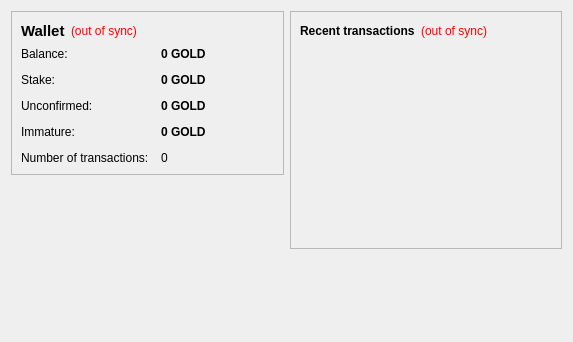
<?xml version="1.0" encoding="UTF-8"?>
<ui version="4.0">
 <class>OverviewPage</class>
 <widget class="QWidget" name="OverviewPage">
  <property name="geometry">
   <rect>
    <x>0</x>
    <y>0</y>
    <width>573</width>
    <height>342</height>
   </rect>
  </property>
  <property name="windowTitle">
   <string>Form</string>
  </property>
  <layout class="QHBoxLayout" name="horizontalLayout" stretch="1,1">
   <item>
    <layout class="QVBoxLayout" name="verticalLayout_2">
     <item>
      <widget class="QFrame" name="frame">
       <property name="frameShape">
        <enum>QFrame::StyledPanel</enum>
       </property>
       <property name="frameShadow">
        <enum>QFrame::Raised</enum>
       </property>
       <layout class="QVBoxLayout" name="verticalLayout_4">
        <item>
         <layout class="QHBoxLayout" name="horizontalLayout_4">
          <item>
           <widget class="QLabel" name="label_5">
            <property name="font">
             <font>
              <pointsize>11</pointsize>
              <weight>75</weight>
              <bold>true</bold>
             </font>
            </property>
            <property name="text">
             <string>Wallet</string>
            </property>
           </widget>
          </item>
          <item>
           <widget class="QLabel" name="labelWalletStatus">
            <property name="toolTip">
             <string>The displayed information may be out of date. Your wallet automatically synchronizes with the BitGold network after a connection is established, but this process has not completed yet.</string>
            </property>
            <property name="styleSheet">
             <string notr="true">QLabel { color: red; }</string>
            </property>
            <property name="text">
             <string notr="true">(out of sync)</string>
            </property>
            <property name="alignment">
             <set>Qt::AlignLeading|Qt::AlignLeft|Qt::AlignVCenter</set>
            </property>
           </widget>
          </item>
          <item>
           <spacer name="horizontalSpacer_2">
            <property name="orientation">
             <enum>Qt::Horizontal</enum>
            </property>
            <property name="sizeHint" stdset="0">
             <size>
              <width>40</width>
              <height>20</height>
             </size>
            </property>
           </spacer>
          </item>
         </layout>
        </item>
        <item>
         <layout class="QFormLayout" name="formLayout_2">
          <property name="fieldGrowthPolicy">
           <enum>QFormLayout::AllNonFixedFieldsGrow</enum>
          </property>
          <property name="horizontalSpacing">
           <number>12</number>
          </property>
          <property name="verticalSpacing">
           <number>12</number>
          </property>
          <item row="0" column="0">
           <widget class="QLabel" name="label">
            <property name="text">
             <string>Balance:</string>
            </property>
           </widget>
          </item>
          <item row="0" column="1">
           <widget class="QLabel" name="labelBalance">
            <property name="font">
             <font>
              <weight>75</weight>
              <bold>true</bold>
             </font>
            </property>
            <property name="cursor">
             <cursorShape>IBeamCursor</cursorShape>
            </property>
            <property name="toolTip">
             <string>Your current balance</string>
            </property>
            <property name="text">
             <string notr="true">0 GOLD</string>
            </property>
            <property name="textInteractionFlags">
             <set>Qt::LinksAccessibleByMouse|Qt::TextSelectableByKeyboard|Qt::TextSelectableByMouse</set>
            </property>
           </widget>
          </item>
          <item row="1" column="0">
           <widget class="QLabel" name="label_6">
            <property name="text">
             <string>Stake:</string>
            </property>
           </widget>
          </item>
          <item row="1" column="1">
           <widget class="QLabel" name="labelStake">
            <property name="font">
             <font>
              <weight>75</weight>
              <bold>true</bold>
             </font>
            </property>
            <property name="cursor">
             <cursorShape>IBeamCursor</cursorShape>
            </property>
            <property name="toolTip">
             <string>Total of coins that was staked, and do not yet count toward the current balance</string>
            </property>
            <property name="text">
             <string notr="true">0 GOLD</string>
            </property>
            <property name="textInteractionFlags">
             <set>Qt::LinksAccessibleByMouse|Qt::TextSelectableByKeyboard|Qt::TextSelectableByMouse</set>
            </property>
           </widget>
          </item>
          <item row="2" column="0">
           <widget class="QLabel" name="label_3">
            <property name="text">
             <string>Unconfirmed:</string>
            </property>
           </widget>
          </item>
          <item row="2" column="1">
           <widget class="QLabel" name="labelUnconfirmed">
            <property name="font">
             <font>
              <weight>75</weight>
              <bold>true</bold>
             </font>
            </property>
            <property name="cursor">
             <cursorShape>IBeamCursor</cursorShape>
            </property>
            <property name="toolTip">
             <string>Total of transactions that have yet to be confirmed, and do not yet count toward the current balance</string>
            </property>
            <property name="text">
             <string notr="true">0 GOLD</string>
            </property>
            <property name="textInteractionFlags">
             <set>Qt::LinksAccessibleByMouse|Qt::TextSelectableByKeyboard|Qt::TextSelectableByMouse</set>
            </property>
           </widget>
          </item>
          <item row="3" column="0">
           <widget class="QLabel" name="labelImmatureText">
            <property name="text">
             <string>Immature:</string>
            </property>
           </widget>
          </item>
          <item row="3" column="1">
           <widget class="QLabel" name="labelImmature">
            <property name="font">
             <font>
              <weight>75</weight>
              <bold>true</bold>
             </font>
            </property>
            <property name="toolTip">
             <string>Mined balance that has not yet matured</string>
            </property>
            <property name="text">
             <string notr="true">0 GOLD</string>
            </property>
            <property name="textInteractionFlags">
             <set>Qt::LinksAccessibleByMouse|Qt::TextSelectableByKeyboard|Qt::TextSelectableByMouse</set>
            </property>
           </widget>
          </item>
          <item row="4" column="0">
           <widget class="QLabel" name="label_2">
            <property name="text">
             <string>Number of transactions:</string>
            </property>
           </widget>
          </item>
          <item row="4" column="1">
           <widget class="QLabel" name="labelNumTransactions">
            <property name="toolTip">
             <string>Total number of transactions in wallet</string>
            </property>
            <property name="text">
             <string notr="true">0</string>
            </property>
           </widget>
          </item>
         </layout>
        </item>
       </layout>
      </widget>
     </item>
     <item>
      <spacer name="verticalSpacer">
       <property name="orientation">
        <enum>Qt::Vertical</enum>
       </property>
       <property name="sizeHint" stdset="0">
        <size>
         <width>20</width>
         <height>40</height>
        </size>
       </property>
      </spacer>
     </item>
    </layout>
   </item>
   <item>
    <layout class="QVBoxLayout" name="verticalLayout_3">
     <item>
      <widget class="QFrame" name="frame_2">
       <property name="frameShape">
        <enum>QFrame::StyledPanel</enum>
       </property>
       <property name="frameShadow">
        <enum>QFrame::Raised</enum>
       </property>
       <layout class="QVBoxLayout" name="verticalLayout">
        <item>
         <layout class="QHBoxLayout" name="horizontalLayout_2">
          <item>
           <widget class="QLabel" name="label_4">
            <property name="text">
             <string>&lt;b&gt;Recent transactions&lt;/b&gt;</string>
            </property>
           </widget>
          </item>
          <item>
           <widget class="QLabel" name="labelTransactionsStatus">
            <property name="toolTip">
             <string>The displayed information may be out of date. Your wallet automatically synchronizes with the BitGold network after a connection is established, but this process has not completed yet.</string>
            </property>
            <property name="styleSheet">
             <string notr="true">QLabel { color: red; }</string>
            </property>
            <property name="text">
             <string notr="true">(out of sync)</string>
            </property>
            <property name="alignment">
             <set>Qt::AlignRight|Qt::AlignTrailing|Qt::AlignVCenter</set>
            </property>
           </widget>
          </item>
          <item>
           <spacer name="horizontalSpacer">
            <property name="orientation">
             <enum>Qt::Horizontal</enum>
            </property>
            <property name="sizeHint" stdset="0">
             <size>
              <width>40</width>
              <height>20</height>
             </size>
            </property>
           </spacer>
          </item>
         </layout>
        </item>
        <item>
         <widget class="QListView" name="listTransactions">
          <property name="styleSheet">
           <string notr="true">QListView { background: transparent; }</string>
          </property>
          <property name="frameShape">
           <enum>QFrame::NoFrame</enum>
          </property>
          <property name="verticalScrollBarPolicy">
           <enum>Qt::ScrollBarAlwaysOff</enum>
          </property>
          <property name="horizontalScrollBarPolicy">
           <enum>Qt::ScrollBarAlwaysOff</enum>
          </property>
          <property name="selectionMode">
           <enum>QAbstractItemView::NoSelection</enum>
          </property>
         </widget>
        </item>
       </layout>
      </widget>
     </item>
     <item>
      <spacer name="verticalSpacer_2">
       <property name="orientation">
        <enum>Qt::Vertical</enum>
       </property>
       <property name="sizeHint" stdset="0">
        <size>
         <width>20</width>
         <height>40</height>
        </size>
       </property>
      </spacer>
     </item>
    </layout>
   </item>
  </layout>
 </widget>
 <resources/>
 <connections/>
</ui>
